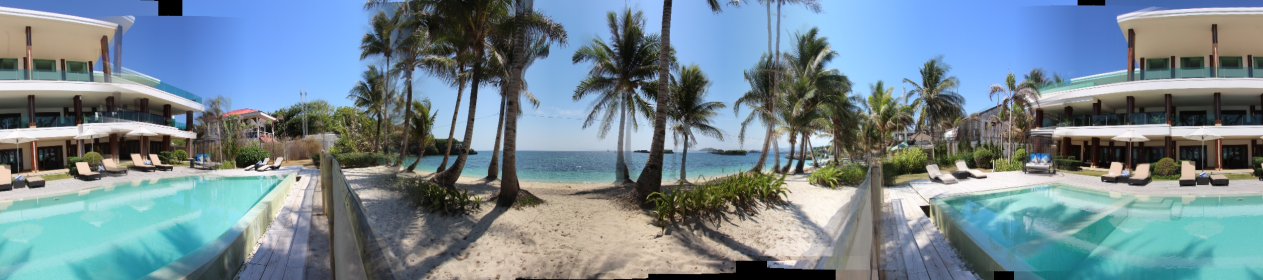
#> input picture hw2/res/beach-hotel-pano.jpg, 2526 x 560 px (shown at 1/2 size)
$ python image_stitching.py res
#> lines starting #> are read from the running program, lines starting #| are printed output that depends on the picture
#
#   Image Stitching
#   Written by Qhan
#   First Version: 2018.5.20
#   Last Update: 2018.5.22
#

import argparse
import cv2
import os
import os.path as osp
from plot import *
from utils import *


################
#              #
#   Data I/O   #
#              #
################

# [8 lines left out: function parse_txt, not called in this run]

def read_data(dirname, fix_h=480):

#> called with dirname = 'res/', fix_h = 480
    def file_ext(filename):
        name, ext = osp.splitext(osp.basename(filename))
        return ext

    if dirname[-1] != '/': dirname += '/'

    rgbs, focals = [], []
    filenames = list(os.listdir(dirname))
    filenames.sort()
    print(filenames)
    for filename in filenames:
        if filename == 'pano.jpg': continue

        if file_ext(filename) in ['.png', '.jpg', '.gif', '.JPG']:
            bgr = cv2.imread(dirname + filename)
#> bgr is the input picture: shape (560, 2526, 3); mean B, G, R 145.8, 136.1, 116.6
            h, w, c = bgr.shape
#> h = 560; w = 2526; c = 3
            if h > fix_h:
                new_w = int(w * (fix_h / h))
#> new_w = 2165
                bgr = cv2.resize(bgr, (new_w, fix_h), cv2.INTER_LINEAR)
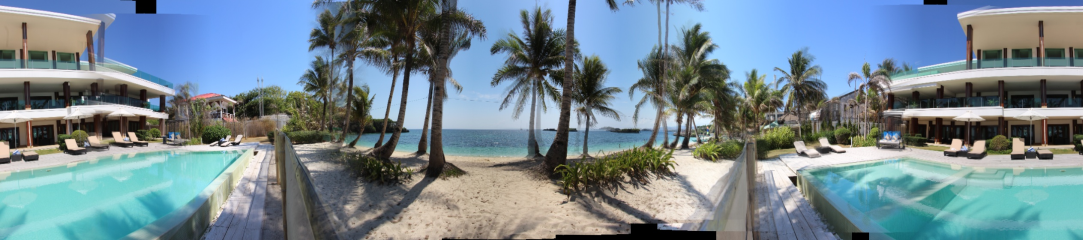
#> bgr: shape (480, 2165, 3) (shown at 1/2 size); mean B, G, R 145.7, 136, 116.5
            rgbs += [cv2.cvtColor(bgr, cv2.COLOR_BGR2RGB)]

        if file_ext(filename) in ['.txt']:
            focals = parse_txt(dirname + filename)
#> pass 2 of the loop in read_data, `for filename in filenames:`:
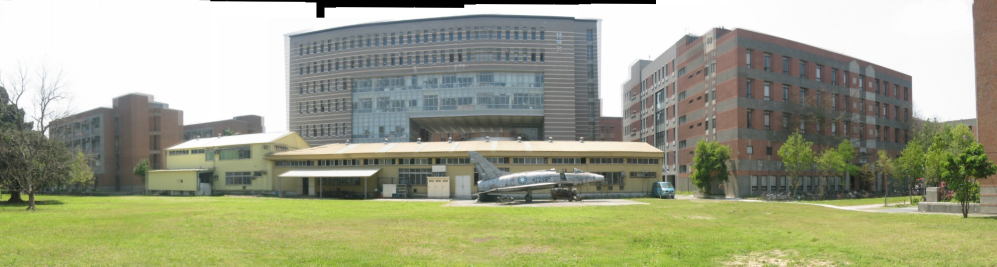
#> input picture hw2/res/csie_pano.jpg, 1993 x 533 px (shown at 1/2 size)
#> in read_data, bgr is the input picture: shape (533, 1993, 3); mean B, G, R 136.9, 163.4, 159.9
#> in read_data, `bgr = cv2.resize(bgr, (new_w, fix_h), cv2.INTER_LINEAR)`:
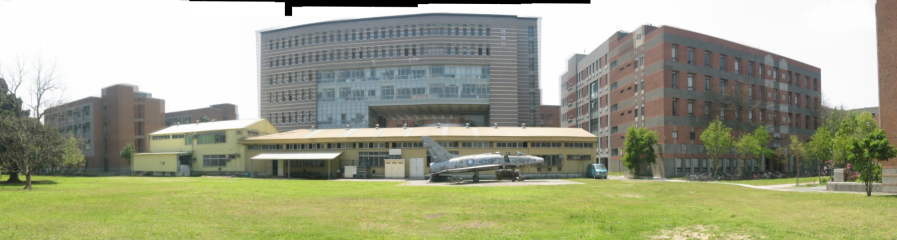
#> bgr: shape (480, 1794, 3) (shown at 1/2 size); mean B, G, R 136.8, 163.3, 159.8

#> (the run stopped early here; a loop or call above may not have finished)
